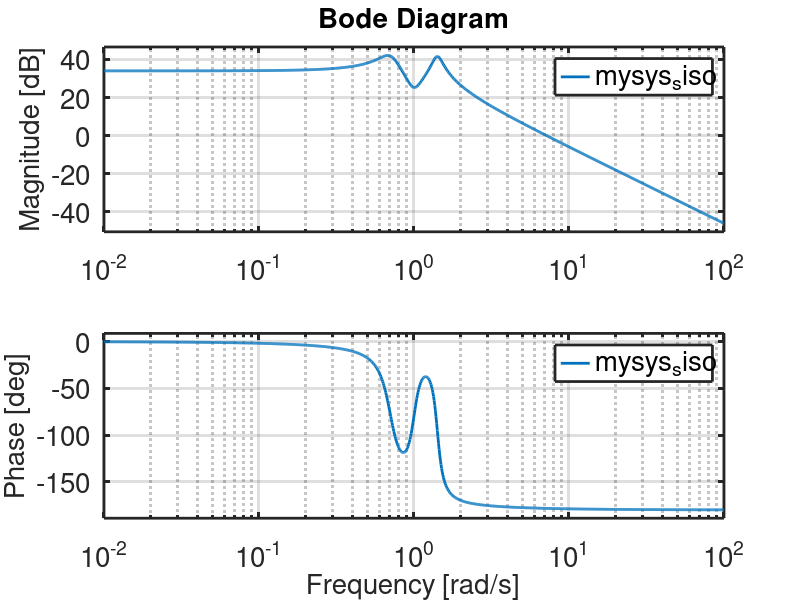

The MATLAB source for this figure: (Note: this script raises an error after producing the figure.)
% N. Boechler 1/15/24
% Example for 2DOF rectilinear system; fixed-free, onsite dampers

clc;
clear all;
close all;

% simulation duration
cycles_open=2; % number of cycles of characteristic time open loop
cycles_closed=10; % number of cycles of characteristic time closed loop
close_loop_step_target=2000; % closed loop step target [counts]

% system parameters
wn1=1; % rad/s
wn2=1; % rad/s
B1=0.1; % beta
B2=0.1;  % beta
k1=0.02; % V/m
k2=0.01; % V/m

m1=k1/wn1^2; % Vs^2/counts
m2=k2/wn2^2; % Vs^2/counts
d1=k1*2*B1/wn1; % Vs/count
d2=k2*2*B2/wn2; % Vs/count

% setup state space
A=[0 1 0 0; ...
    (-k2-k1)/m1 -d1/m1 k2/m1 0; ...
    0 0 0 1; ...
    k2/m2 0 -k2/m2 -d2/m2];

B = zeros(4,1);
B(2,1) = 1/m1; % select input
C = zeros(2,4);
C(1,1)=1; % select outputs
C(2,3)=1; % select outputs
C_siso=zeros(1,4);
C_siso(1,1)=1; % choose encoder 1 for feedback
D = zeros(2,1);
D_siso=0;

mysys=ss(A,B,C,D);
mysys_siso=ss(A,B,C_siso,D_siso);

% step response
Tp=2*pi/wn2; % characteristic period [s]
dt=Tp*1E-3; % timestep [s]
T = Tp*cycles_open; % simulated time [s]
t=[0:dt:T];
y=step(mysys,t);

% plot open loop response
figure(01)
subplot(221)
plot(t,y(:,1),'LineWidth',2);
set(gca,'FontSize',20,'LineWidth',2);
xlabel('time [s]');
ylabel('x_1/U [counts/Volts]')
ylim(1.1*[min(y(:,1)) max(y(:,1))])

subplot(223)
plot(t,y(:,2),'LineWidth',2);
set(gca,'FontSize',20,'LineWidth',2);
xlabel('time [s]');
ylabel('x_2/U [counts/Volts]')
ylim(1.1*[min(y(:,2)) max(y(:,2))])

% calculate and plot open loop Bode
subplot(2,2,[2,4])
bode(mysys_siso);
set(findall(gcf,'-property','FontSize'),'FontSize',20)
set(findall(gcf,'-property','LineWidth'),'LineWidth',2)


% motor gains only relevant to controller
mysys_siso_tf=tf(mysys_siso)
[num0 den0]=tfdata(mysys_siso_tf,'v');
mysys_siso_tf2=tf(num0*m1*m2,den0*m1*m2)

deng=[1/209 1]; % dynamics of the DC-motor (actuator)
Khw=9.7656e-3; % hardware gain 
numg=Khw; 
Ghdw=tf(numg,deng)

G=mysys_siso_tf2*Ghdw % add hardware transfer function

[C_pi,info] = pidtune(G,'PID') % PID tune

C_pi_tf=tf(C_pi) % convert controller to transfer function form
totalsys=feedback(G*C_pi_tf,1);  % combine controller and plant

% controlled step response
T_cont = Tp*cycles_closed;
t_control=[0:dt:T_cont];
opts = stepDataOptions('StepAmplitude',close_loop_step_target)
y_control=step(totalsys,t_control,opts);

% plot closed loop step response
figure(02)
plot(t_control,y_control,[0 T_cont],mean(y_control)*[1 1],'LineWidth',2);
set(gca,'FontSize',20,'LineWidth',2);
xlabel('time [s]');
ylabel('x_1 [counts]')
ylim(0.9*[min(y_control) 1.2*max(y_control)])

figure(03)
% calculate and plot Nyquist
subplot(221)
nyquist(totalsys);
set(findall(gcf,'-property','FontSize'),'FontSize',20)
set(findall(gcf,'-property','LineWidth'),'LineWidth',2)

% calculate and plot Root locus 
subplot(223)
rlocus(totalsys);
set(findall(gcf,'-property','FontSize'),'FontSize',20)
set(findall(gcf,'-property','LineWidth'),'LineWidth',2)

% calculate and plot closed loop Bode
subplot(2,2,[2,4])
bode(totalsys);
set(findall(gcf,'-property','FontSize'),'FontSize',20)
set(findall(gcf,'-property','LineWidth'),'LineWidth',2)

